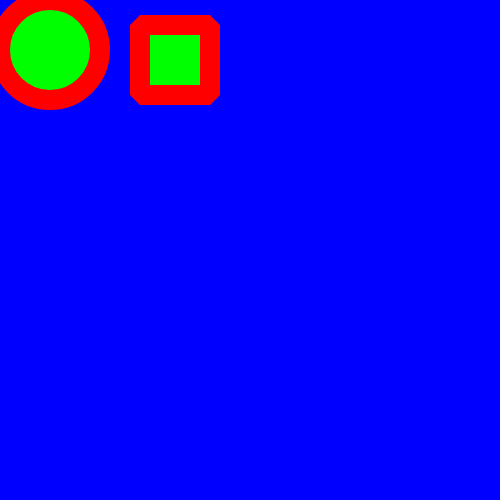
Frame 1 (no input)
Frame 60 (no input): identical to frame 1, image omitted
Frame 120 (the mouse pressed at the canvas centre since frame 60): identical to frame 1, image omitted

The p5.js sketch that drew this single still picture (run headless with seeded random() and noise() and a simulated clock; from frame 60 on, the mouse is pressed at the canvas centre):

// p5.js sketch
// ── sketch.js
function setup() {
  // put setup code here
  //sets the size of the canvas
createCanvas(500,500);
  //sets the color of the background
  strokeWeight(20);//set stroke weight to 20 pixels

}
// NEVER delete the bra

function draw() {
  // put drawing code here
  fill(0,255,0);//adjust shape color fill
  background("pink");
  background(0);//black
  background(255);//white
  background(200);//gray scale 0-255 grayish white
  background(255,0,0);//full red
  background(0,255,0);//full green
  background(0,0,255);//full blue
    // fore particular colors, look up web colors for specific colors



  stroke(255,0,0);//adjusts outline color
    // once you set the fill and stroke, it will automatically change every shape after it.
  strokeJoin(ROUND);// Round stroke corners

  ellipse(50,50,100,100);//(x,y,w,h) ELLIPSE A // shapes start from coordinate 0,0 on canvas
  strokeJoin(BEVEL);
  rect(140,25,70,70);

}
